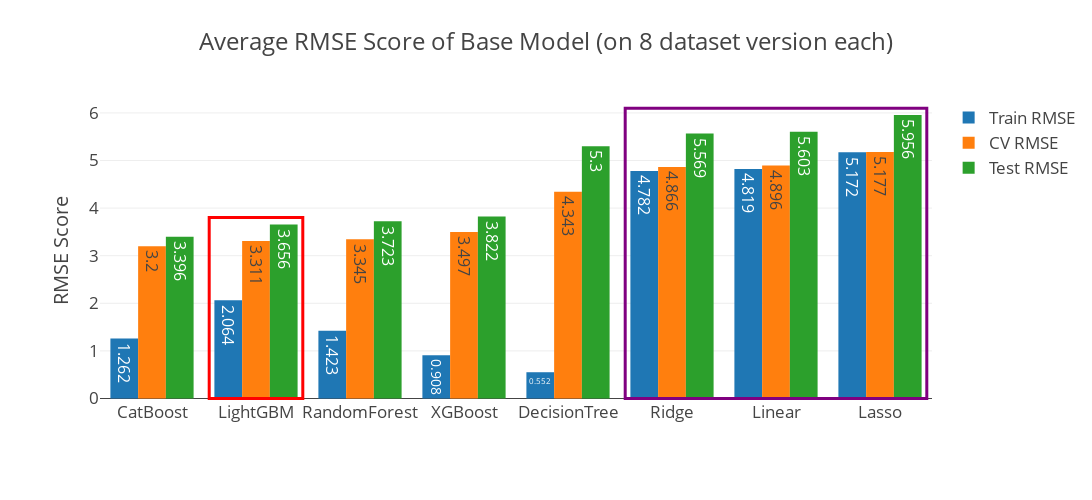

The notebook cell saved with this chart:
### Code cell
grouped = df_all_ver.groupby(['Model'], as_index=False)[['Train RMSE', 'CV RMSE', 'Test RMSE']].mean()
grouped = round(grouped.sort_values(by='Test RMSE'), 3)

fig = go.Figure()

fig.add_trace(go.Bar(
    x=grouped['Model'], y=grouped['Train RMSE'],
    text=grouped['Train RMSE'], textposition='auto',
    name='Train RMSE'
))
fig.add_trace(go.Bar(
    x=grouped['Model'], y=grouped['CV RMSE'],
    text=grouped['CV RMSE'], textposition='auto',
    name='CV RMSE'
))
fig.add_trace(go.Bar(
    x=grouped['Model'], y=grouped['Test RMSE'],
    text=grouped['Test RMSE'], textposition='auto',
    name='Test RMSE'
))
fig.update_layout(
    title='Average RMSE Score of Base Model (on 8 dataset version each)',
    xaxis=None,
    yaxis=dict(title='RMSE Score'),
    height=500,
    width=1200,
    margin=dict(l=100, r=100, t=100, b=100),
    font_size=17
)
fig.add_shape(type="rect",
    xref="x", yref="y",
    x0=0.55, y0=0,
    x1=1.45, y1=3.8,
    line=dict(
        color="Red",
        width=3,
    ),
)
fig.add_shape(type="rect",
    xref="x", yref="y",
    x0=4.55, y0=0,
    x1=7.45, y1=6.1,
    line=dict(
        color="Purple",
        width=3,
    ),
)
fig.show()

### Figure 1 — Plotly figure (JSON) as saved in the notebook; plotly's stock layout.template omitted (floating-point values rounded to 4 significant figures)
{"data": [{"name": "Train RMSE", "text": [1.262, 2.064, 1.423, 0.908, 0.552, 4.782, 4.819, 5.172], "textposition": "auto", "type": "bar", "x": ["CatBoost", "LightGBM", "RandomForest", "XGBoost", "DecisionTree", "Ridge", "Linear", "Lasso"], "y": [1.262, 2.064, 1.423, 0.908, 0.552, 4.782, 4.819, 5.172]}, {"name": "CV RMSE", "text": [3.2, 3.311, 3.345, 3.497, 4.343, 4.866, 4.896, 5.177], "textposition": "auto", "type": "bar", "x": ["CatBoost", "LightGBM", "RandomForest", "XGBoost", "DecisionTree", "Ridge", "Linear", "Lasso"], "y": [3.2, 3.311, 3.345, 3.497, 4.343, 4.866, 4.896, 5.177]}, {"name": "Test RMSE", "text": [3.396, 3.656, 3.723, 3.822, 5.3, 5.569, 5.603, 5.956], "textposition": "auto", "type": "bar", "x": ["CatBoost", "LightGBM", "RandomForest", "XGBoost", "DecisionTree", "Ridge", "Linear", "Lasso"], "y": [3.396, 3.656, 3.723, 3.822, 5.3, 5.569, 5.603, 5.956]}], "layout": {"font": {"size": 17}, "height": 500, "margin": {"b": 100, "l": 100, "r": 100, "t": 100}, "shapes": [{"line": {"color": "Red", "width": 3}, "type": "rect", "x0": 0.55, "x1": 1.45, "xref": "x", "y0": 0, "y1": 3.8, "yref": "y"}, {"line": {"color": "Purple", "width": 3}, "type": "rect", "x0": 4.55, "x1": 7.45, "xref": "x", "y0": 0, "y1": 6.1, "yref": "y"}], "title": {"text": "Average RMSE Score of Base Model (on 8 dataset version each)"}, "width": 1200, "xaxis": {}, "yaxis": {"title": {"text": "RMSE Score"}}}}
